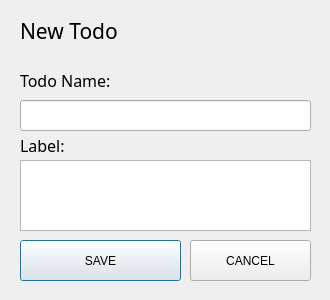
<?xml version="1.0" encoding="UTF-8"?>
<ui version="4.0">
 <class>Dialog</class>
 <widget class="QDialog" name="Dialog">
  <property name="geometry">
   <rect>
    <x>0</x>
    <y>0</y>
    <width>330</width>
    <height>300</height>
   </rect>
  </property>
  <property name="windowTitle">
   <string>New Todo</string>
  </property>
  <widget class="QPushButton" name="saveBtn">
   <property name="geometry">
    <rect>
     <x>20</x>
     <y>240</y>
     <width>161</width>
     <height>41</height>
    </rect>
   </property>
   <property name="styleSheet">
    <string notr="true">#pushButton{
	background-color: rgb(170, 255, 127);
	color: indigo;
	border-radius: 20px;
}

#pushButton:hover{
	background: rgb(170, 200, 127);
	color: #3ff;
}</string>
   </property>
   <property name="text">
    <string>SAVE</string>
   </property>
  </widget>
  <widget class="QPushButton" name="cancelBtn">
   <property name="geometry">
    <rect>
     <x>190</x>
     <y>240</y>
     <width>121</width>
     <height>41</height>
    </rect>
   </property>
   <property name="styleSheet">
    <string notr="true">#pushButton_2{
	background-color: rgb(00, 255, 127);
	color: indigo;
	border-radius: 20px;
}

#pushButton_2:hover{
	background: rgb(255, 000, 000);
	color: #3ff;
}</string>
   </property>
   <property name="text">
    <string>CANCEL</string>
   </property>
  </widget>
  <widget class="QLabel" name="label">
   <property name="geometry">
    <rect>
     <x>20</x>
     <y>10</y>
     <width>121</width>
     <height>41</height>
    </rect>
   </property>
   <property name="font">
    <font>
     <family>Arial Rounded MT Bold</family>
     <pointsize>16</pointsize>
    </font>
   </property>
   <property name="text">
    <string>New Todo</string>
   </property>
  </widget>
  <widget class="QLabel" name="label_2">
   <property name="geometry">
    <rect>
     <x>20</x>
     <y>60</y>
     <width>121</width>
     <height>41</height>
    </rect>
   </property>
   <property name="font">
    <font>
     <family>Arial Rounded MT Bold</family>
     <pointsize>12</pointsize>
    </font>
   </property>
   <property name="text">
    <string>Todo Name:</string>
   </property>
  </widget>
  <widget class="QLabel" name="label_3">
   <property name="geometry">
    <rect>
     <x>20</x>
     <y>130</y>
     <width>61</width>
     <height>31</height>
    </rect>
   </property>
   <property name="font">
    <font>
     <family>Arial Rounded MT Bold</family>
     <pointsize>12</pointsize>
    </font>
   </property>
   <property name="text">
    <string>Label:</string>
   </property>
  </widget>
  <widget class="QLineEdit" name="todoNameTxt">
   <property name="geometry">
    <rect>
     <x>20</x>
     <y>100</y>
     <width>291</width>
     <height>31</height>
    </rect>
   </property>
  </widget>
  <widget class="QPlainTextEdit" name="todoLabelTxt">
   <property name="geometry">
    <rect>
     <x>20</x>
     <y>160</y>
     <width>291</width>
     <height>71</height>
    </rect>
   </property>
  </widget>
 </widget>
 <resources/>
 <connections/>
</ui>
